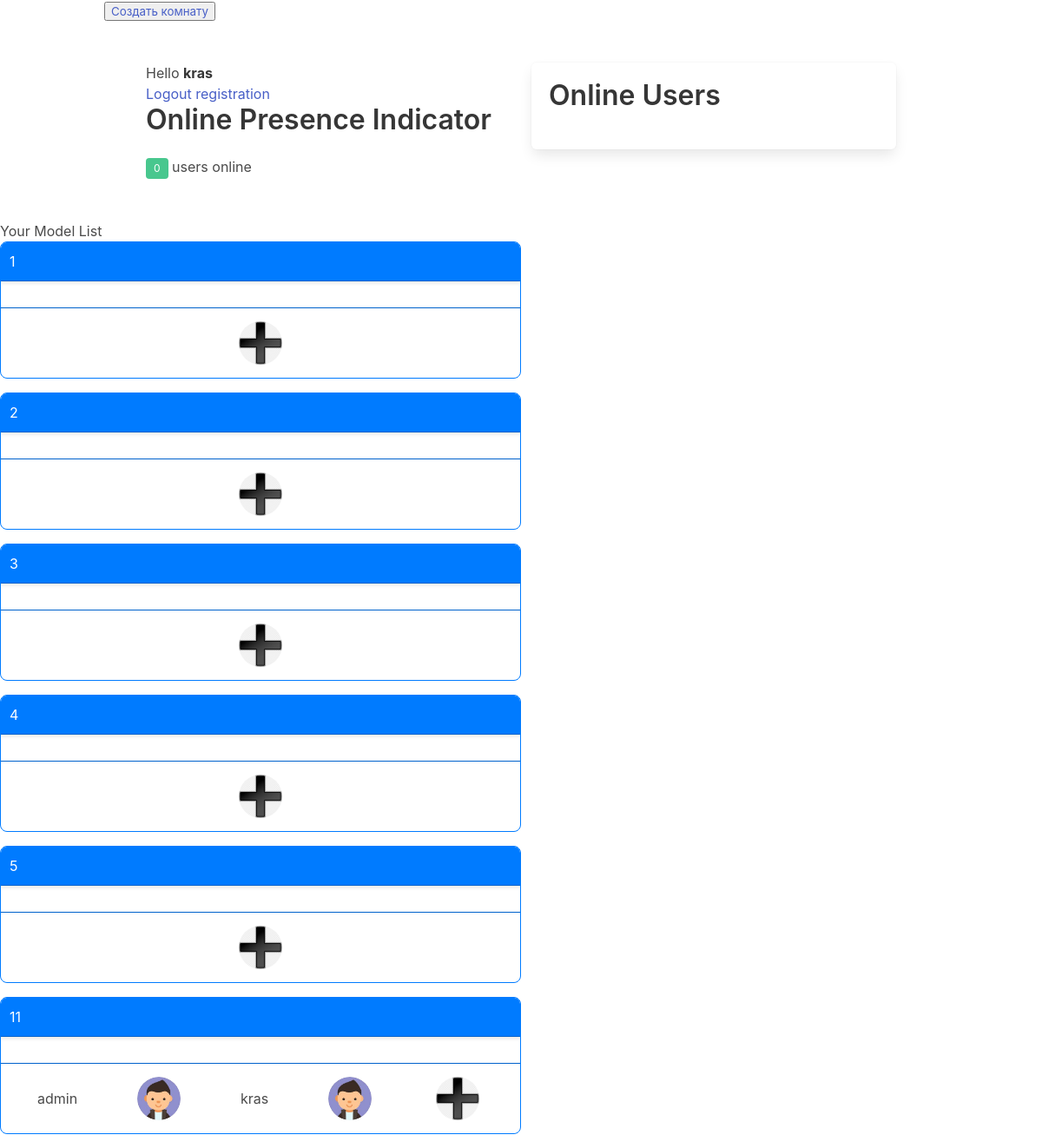
Screenshot of / (signed in) with the database file from the repository.
### server/models.py (models this page shows, shortened)
class User(AbstractUser):
    active = models.IntegerField(default=20000)
    passive = models.IntegerField(default=20000)
    color = models.PositiveIntegerField(default=0)
    pos = models.PositiveIntegerField(default=0)
    in_prison = models.BooleanField(default=False)
    count_roll_in_prison = models.PositiveSmallIntegerField(default=0)
    monopoly = models.CharField(max_length=20, default='', blank=True)
    creation_datetime = models.DateTimeField(auto_now_add=True, null=True)
    room = models.ForeignKey(Room, on_delete=models.SET(None), null=True, blank=True)
    image = models.ImageField(upload_to='users_images', null=True, blank=True)
    lose = models.BooleanField(default=False)
    build_allowed = models.BooleanField(default=False)

class Room(models.Model):
    name = models.CharField(max_length=100)
    players_count = models.PositiveSmallIntegerField(default=0)
    creation_datetime = models.DateTimeField(auto_now_add=True, null=True)
    round = models.PositiveIntegerField(default=0)
    current_player = models.SmallIntegerField(default=0)
    start_game = models.BooleanField(default=False)
    count_doubles = models.PositiveSmallIntegerField(default=0)
    count_deals = models.PositiveSmallIntegerField(default=0)

### server/views.py (the view)
# urls.py: path('', RoomlListView.as_view(), name="index"),
class RoomlListView(ListView):
    model = Room
    template_name = 'index.html'  # Specify the path to your template
    context_object_name = 'rooms'  # The variable name used in the template to represent the list of objects

### server/templates/index.html (shortened to what this page needs)
{% load static %}
<!DOCTYPE html>
<html>
<head>
  <link rel="stylesheet" href="https://cdn.jsdelivr.net/npm/bulma@0.9.4/css/bulma.min.css">
</head>
<body>
  <div class="container">
      <button class="room-create"><a href="create-room/">Создать комнату</a></button>
    <section class="section">
      <div class="columns">
        <div class="column">
          {% if user.is_authenticated %}
          Hello <strong>{{ user }}</strong>
          <br>
          <a href="{% url 'logout' %}">Logout</a>
          {% else %}
          <a href="{% url 'login' %}">Login</a>
          {% endif %}
        <a href="{% url 'register' %}">registration</a>
          <h1 class="title">Online Presence Indicator</h1>
          <div id="presence"><span class="tag is-success" id="pre_cnt">0</span> users online</div>
        </div>
        <div class="column">
          <div class="box">
            <h1 class="title">Online Users</h1>
          </div>
        </div>
      </div>
    </section>
  </div>
  <h2>Your Model List</h2>
 {% block content %}
     {% if user.is_authenticated %}
     <div class="row room-container">
        {% for room in object_list %}
            <div class="col-md-3 mb-4">
                <div class="room-card">
                    <div class="card-header">
                        <h5 class="mb-0">{{ room.name }}</h5>
                    </div>
                    <div class="card-body">
                    </div>
                    <div class="player-list">
                    {% for player in room.user_set.all %}
                    <span>{{ player }}</span>
                            <div class="player-avatar">
                                <img src="../../static/front/images/images.jpeg" alt="{{ player.name }}">
                            </div>
                        {% endfor %}
                     <div class="player-avatar">
                                <a href="game/{{room.name}}/"><img src="../../static/front/images/plus.png" alt="{{ player.name }}"></a>
                    </div>
                    </div>
                </div>
            </div>
        {% endfor %}
    </div>
     {% endif %}
{% endblock %}
</body>
</html>

### server/templates/index.html (style rules this page uses)
.room-card { border: 1px solid #007bff; border-radius: 8px; overflow: hidden; transition: box-shadow 0.3s; }
.card-header { background-color: #007bff; color: #fff; padding: 10px; border-bottom: 1px solid #0062cc; }
.card-body { padding: 15px; }
.player-list { display: flex; justify-content: space-around; align-items: center; padding: 10px; border-top: 1px solid #0062cc; }
.player-avatar { width: 50px; height: 50px; border-radius: 50%; overflow: hidden; margin: 5px; }
.player-avatar img { width: 100%; height: 100%; object-fit: cover; }
.room-container { width: 50%; }

### rows the page displays
User: username "kras"
Room: name "1"
Room: name "2"
Room: name "3"
Room: name "4"
Room: name "5"
Room: name "11"
User: username "admin"
